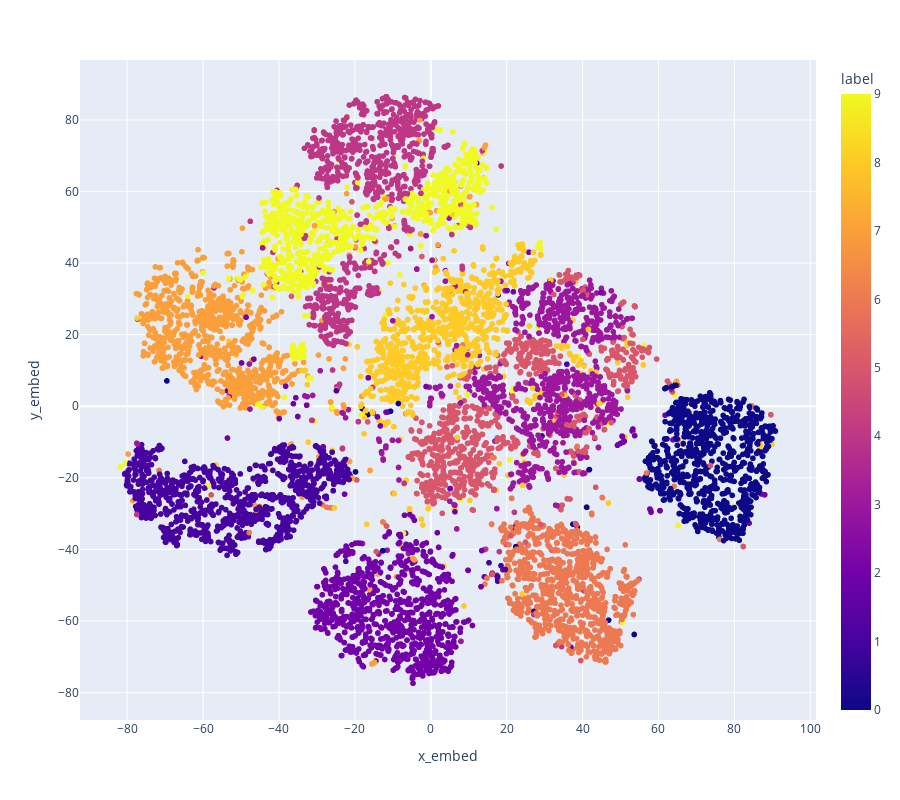

The code cell stored with this chart in its notebook:
### Code cell
# plot using plotly
clss = [x.item() for x in lbls]
idxs = list(range(len(clss)))
d = {
    "id": idxs,
    "label": clss,
    "x_embed": clustered[:,0],
    "y_embed": clustered[:,1]
}
df = pd.DataFrame.from_dict(d)
fig = px.scatter(
    df,
    x = "x_embed",
    y = "y_embed",
    hover_name="id",
    labels={"id": "id"},
    color="label"
)
fig.update_layout(height=800)
fig.show()

### Figure 1 — Plotly figure (JSON) as saved in the notebook; plotly's stock layout.template omitted (floating-point values rounded to 4 significant figures; data arrays with more than 128 entries replaced by an {"elided": "..."} marker saying what was removed)
{"data": [{"hovertemplate": "<b>%{hovertext}</b><br><br>x_embed=%{x}<br>y_embed=%{y}<br>label=%{marker.color}<extra></extra>", "hovertext": {"elided": "10000 int values"}, "legendgroup": "", "marker": {"color": {"elided": "10000 int values"}, "coloraxis": "coloraxis", "symbol": "circle"}, "mode": "markers", "name": "", "showlegend": false, "type": "scattergl", "x": {"elided": "10000 float values"}, "xaxis": "x", "y": {"elided": "10000 float values"}, "yaxis": "y"}], "layout": {"coloraxis": {"colorbar": {"title": {"text": "label"}}, "colorscale": [[0, "#0d0887"], [0.1111, "#46039f"], [0.2222, "#7201a8"], [0.3333, "#9c179e"], [0.4444, "#bd3786"], [0.5556, "#d8576b"], [0.6667, "#ed7953"], [0.7778, "#fb9f3a"], [0.8889, "#fdca26"], [1, "#f0f921"]]}, "height": 800, "legend": {"tracegroupgap": 0}, "margin": {"t": 60}, "xaxis": {"anchor": "y", "domain": [0, 1], "title": {"text": "x_embed"}}, "yaxis": {"anchor": "x", "domain": [0, 1], "title": {"text": "y_embed"}}}}
